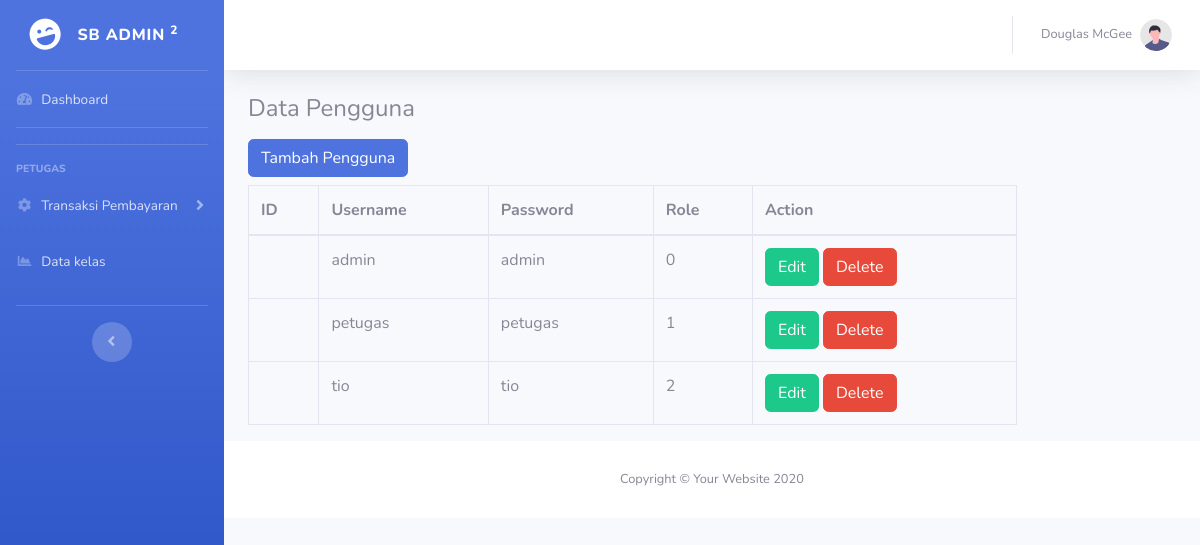
The page /public/admin/pengguna (signed in) on the database as committed earlier.
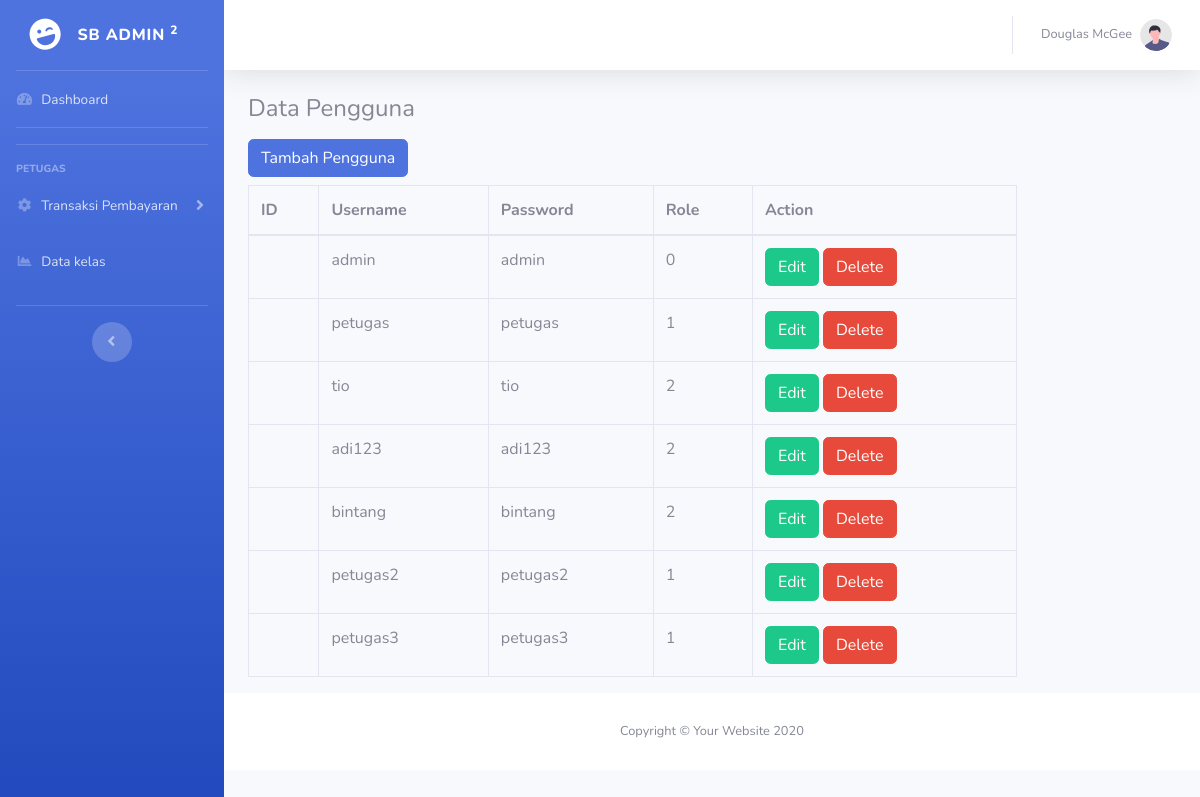
The same page on the database as committed later.
### tables this page shows
CREATE TABLE `pengguna` (
  `id` int(11) NOT NULL,
  `username` varchar(25) NOT NULL,
  `password` varchar(128) NOT NULL,
  `role` enum('0','1','2') NOT NULL
);

### app/core/Controller.php (called while the page is built, shortened)
<?php
class Controller{
    protected function view($view, $data=[]){
        require_once "../app/views/".$view.".php";
    }
    protected function model($model){
        return new $model;
    }
}

### app/controllers/Admin.php (called while the page is built, shortened)
<?php
class Admin extends Controller{
    public function pengguna(){
        $data['judul'] = 'Data Pengguna';
        $data['allPengguna'] = $this->model('User_model')->getAllPengguna();
        $this->view('templates/header',$data);
        $this->view('admin/pengguna',$data);
        $this->view('templates/footer');
    }
}

### app/core/App.php (called while the page is built, shortened)
<?php
class App{
    private $method = 'index';
    private $params = [];
    public function __construct()
    {
        $url = $this->parseURL();
        if(file_exists('../app/controllers/'.$url[0].'.php')){
            unset($url[0]);
        }
        $this->controller = new $this->controller;
        if(isset($url[1])){
            $this->method = $url[1];
        }
        call_user_func_array([$this->controller,$this->method], $this->params);
    }
    public function parseURL(){
        if (isset($_GET['url'])) {
            $url = rtrim($_GET['url'], '/');
            $url = filter_var($url, FILTER_SANITIZE_URL);
            $url = explode('/', $url);
            return $url;
        }
    }
}

### public/index.php (called while the page is built, shortened)
<?php
$app = new App();

### app/core/Database.php (called while the page is built, shortened)
<?php
class Database{
    private $host = DB_HOST;
    private $user = DB_USER;
    private $pass = DB_PASS;
    private $db_name = DB_NAME;
    private $dbh;
    private $stmt;
    public function __construct()
    {
        $dsn ='mysql:host='.$this->host.';dbname='. $this->db_name;
        $option = [
            PDO::ATTR_PERSISTENT => true,
            PDO::ATTR_ERRMODE => PDO::ERRMODE_EXCEPTION
        ];
        try{
            $this->dbh = new PDO($dsn, $this->user, $this->pass, $option);
        }catch(Exception $e){
            die($e->getMessage());
        }
    }
    public function query($query){
        $this->stmt = $this->dbh->prepare($query);
    }
    public function execute(){
        $this->stmt->execute();
    }
    public function resultSet(){
        $this->execute();
        return $this->stmt->fetchAll(PDO::FETCH_ASSOC);
    }
}

### app/models/User_model.php (called while the page is built, shortened)
<?php
class User_model{
    private $db;
    public function __construct()
    {
        $this->db = new Database;
    }
    public function getAllPengguna(){
        $query = "SELECT * FROM pengguna";
        $this->db->query($query);
        $this->db->execute();
        return $this->db->resultSet();
    }
}

### app/views/admin/pengguna.php (the view)
<div class="container">
    <h4>Data Pengguna</h4>
    <a href="<?= BASEURL ?>/admin/form_tambah_pengguna" class="btn btn-primary my-2"> Tambah Pengguna </a>
    <div class="row">
        <div class="col-10">
            <div class="table-responsive">
                <table class="table table-bordered" id="dataTable" width="100%" cellspacing="0">
                    <thead>
                        <tr>
                            <th>ID</th>
                            <th>Username</th>
                            <th>Password</th>
                            <th>Role</th>
                            <th>Action</th>
                        </tr>
                    </thead>
                    <tbody>
                        <?php foreach($data['allPengguna'] as $pengguna): ?>
                            <tr>
                                <td></td>
                                <td><?= $pengguna['username']?></td>
                                <td><?= $pengguna['password']?></td>
                                <td><?= $pengguna['role']?></td>
                                <td>
                                    <a href="<?= BASEURL; ?>/admin/form_edit_pengguna/<?= $pengguna['id']; ?>" class="btn btn-success">Edit</a>
                                    <a href="<?= BASEURL; ?>/admin/delete_pengguna/<?= $pengguna['id']; ?>" class="btn btn-danger">Delete</a>
                                </td>
                            </tr>
                        <?php endforeach; ?>
                    </tbody>
                </table>
            </div>
        </div>
    </div>
</div>

### app/views/templates/header.php (shortened to what this page needs)
<!DOCTYPE html>
<html lang="en">
<head>
    <link href="<?= BASEURL ?>/vendor/fontawesome-free/css/all.min.css" rel="stylesheet" type="text/css">
    <link href="<?= BASEURL ?>/css/sb-admin-2.min.css" rel="stylesheet">
</head>
<body id="page-top">
    <div id="wrapper">
        <ul class="navbar-nav bg-gradient-primary sidebar sidebar-dark accordion" id="accordionSidebar">
            <a class="sidebar-brand d-flex align-items-center justify-content-center" href="index.html">
                <div class="sidebar-brand-icon rotate-n-15">
                    <i class="fas fa-laugh-wink"></i>
                </div>
                <div class="sidebar-brand-text mx-3">SB Admin <sup>2</sup></div>
            </a>
            <hr class="sidebar-divider my-0">
            <li class="nav-item">
                <a class="nav-link" href="index.html">
                    <i class="fas fa-fw fa-tachometer-alt"></i>
                    <span>Dashboard</span></a>
            </li>
            <hr class="sidebar-divider">
            <div class="petugas <?= ($_SESSION['role'] == 1) ? '' : 'd-none' ?>">
                <hr class="sidebar-divider">
                <div class="sidebar-heading">
                    Petugas
                </div>
                <li class="nav-item">
                    <a class="nav-link collapsed" href="#" data-toggle="collapse" data-target="#collapseTwo"
                        aria-expanded="true" aria-controls="collapseTwo">
                        <i class="fas fa-fw fa-cog"></i>
                        <span>Transaksi Pembayaran</span>
                    </a>
                </li>
                <li class="nav-item">
                    <a class="nav-link" href="<?= BASEURL ?>/admin/kelas">
                        <i class="fas fa-fw fa-chart-area"></i>
                        <span>Data kelas</span></a>
                </li>
            </div>
            <hr class="sidebar-divider d-none d-md-block">
            <div class="text-center d-none d-md-inline">
                <button class="rounded-circle border-0" id="sidebarToggle"></button>
            </div>
        </ul>
        <div id="content-wrapper" class="d-flex flex-column">
            <div id="content">
                <nav class="navbar navbar-expand navbar-light bg-white topbar mb-4 static-top shadow">
                    <ul class="navbar-nav ml-auto">
                        <li class="nav-item dropdown no-arrow">
                            <a class="nav-link dropdown-toggle" href="#" id="userDropdown" role="button"
                                data-toggle="dropdown" aria-haspopup="true" aria-expanded="false">
                                <span class="mr-2 d-none d-lg-inline text-gray-600 small">Douglas McGee</span>
                                <img class="img-profile rounded-circle"
                                    src="img/undraw_profile.svg">
                            </a>
                        </li>
                    </ul>
                </nav>

### app/views/templates/footer.php (shortened to what this page needs)
<footer class="sticky-footer bg-white">
                <div class="container my-auto">
                    <div class="copyright text-center my-auto">
                        <span>Copyright &copy; Your Website 2020</span>
                    </div>
                </div>
            </footer>
        </div>
    </div>
</body>
</html>

Rows that differ between the two databases and show on the page:
added pengguna: username "adi123", password "adi123", role "2"
added pengguna: username "bintang", password "bintang", role "2"
added pengguna: username "petugas2", password "petugas2", role "1"
added pengguna: username "petugas3", password "petugas3", role "1"
